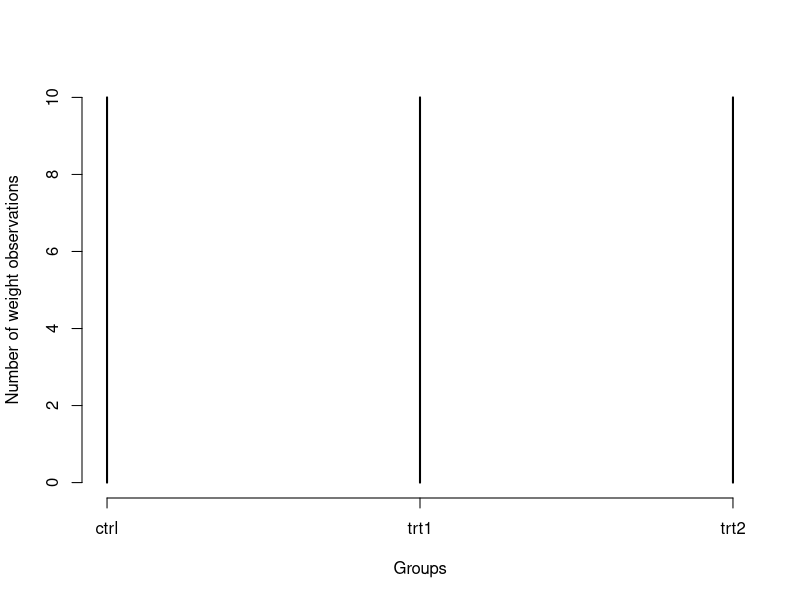
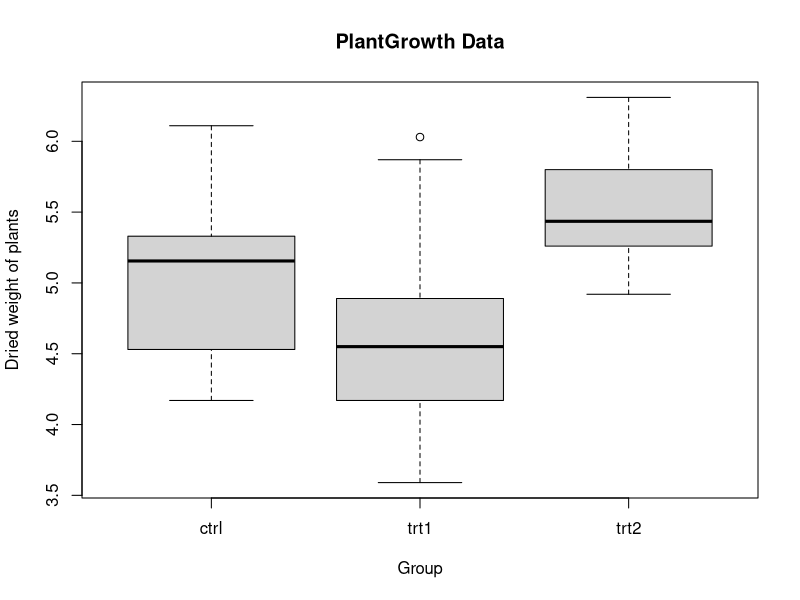
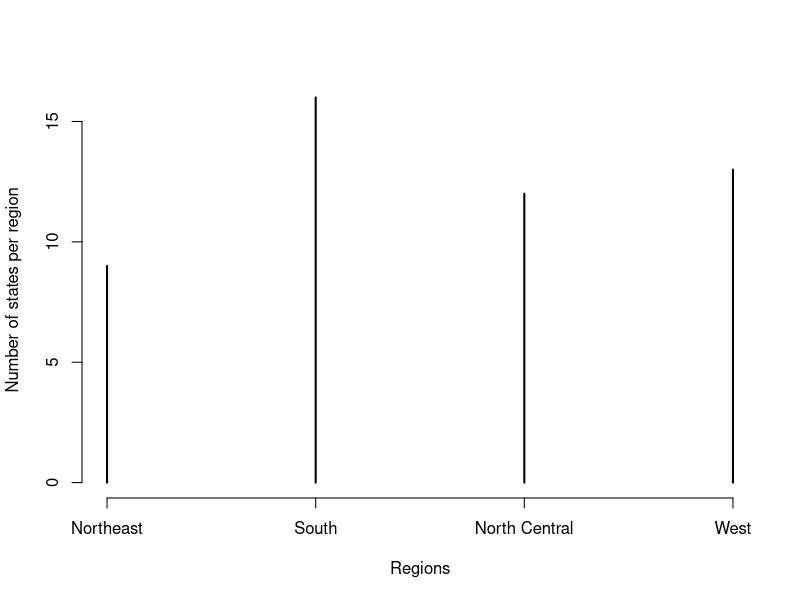

The R script that drew these images, in order:
# cs201_asn_2.R
# Aaila Arif, s1324028
# CS-201
# Spring 2023	

#Problem 1
# Part 1: In the built-in R data frame called PlantGrowth, how many rows
#(observations) and columns (variables) are there?

dim(PlantGrowth)
#There are 30 rows(observations) and 2 columns(variables) in PlantGrowth

# Part 2:
#What data types are the variables?
str(PlantGrowth)
#weight is numeric and group is Factor
print(PlantGrowth)
# Part 3: What are the median, maximum and minimum weights 
#for each of the three groups (ctrl, trt1, trt2)?
ctrl <- PlantGrowth[PlantGrowth$group == "ctrl",]
median(ctrl$weight) # median weight for ctrl is 5.155
max(ctrl$weight) # max weight for ctrl is 6.11
min(ctrl$weight) # min weight for ctrl is 4.17

trt1 <- PlantGrowth[PlantGrowth$group == "trt1",]
median(trt1$weight) # median weight for trt1 is 4.55
max(trt1$weight) # max weight for trt1 is 6.03
min(trt1$weight) # min weight for trt1 is 3.59

trt2 <- PlantGrowth[PlantGrowth$group == "trt2",]
median(trt2$weight) # median weight for trt2 is 5.435
max(trt2$weight) # max weight for trt2 is 6.31
min(trt2$weight) # min weight for trt2 is 4.92

# Part 4: Generate a plot that shows the number of weight observations
#for each group.

plot(table(PlantGrowth$group) ,xlab= "Groups", ylab= "Number of weight observations")

# Part 5: Generate a boxplot of group vs. weight. The boxplot title must be 
#"PlantGrowth Data". The horizontal axis label must be "Group". The vertical 
#axis label must be "Dried weight of plants".
plot(PlantGrowth$group,PlantGrowth$weight, main = "PlantGrowth Data", xlab = "Group", ylab= "Dried weight of plants")

#Problem 2
# Part 1:R has a group of built-in datasets for US state data. Run ?state 
#in the R console to see which datasets exist.

?state

# Part 2:Use the built-in state.abb, state.area, and state.regions vectors to 
#create a data frame called st_area_region, which will contain the 50 
#state abbreviations and their associated areas (square miles) and regions.
st_area_region <- data.frame('ST' = state.abb, 'Area' = state.area, 'Region' = state.region)
st_area_region
# Part 3: What is the sum of the 50 state areas in square miles? Use the data
#in the st_area_region data frame, not in state.area.
sum(st_area_region[['Area']]) #The sum is 3618399 square miles

# Part 4: Which state has the largest area? the smallest area? 
#Use the data in the st_area_region data frame, not in state.area.
sorted_state_area <- st_area_region[order(state.area,decreasing=TRUE),]
sorted_state_area[1,1] #AK (Alaska) has the largest area
sorted_state_area[50,1] #RI (Rhode Island) has the smallest area

# Part 5: Generate a plot that shows the number of states in each of the four
#regions. The y axis should be labeled "Number of states per region".
plot(table(st_area_region$Region), xlab= "Regions", ylab="Number of states per region") 

# Part 6: What are the total areas of each of the four regions?
south <- st_area_region[st_area_region$Region=='South',]
print(sum(south$Area)) #area of South is 899556

west <- st_area_region[st_area_region$Region=='West',]
print(sum(west$Area)) #area of West is 1783960

northeast <- st_area_region[st_area_region$Region=='Northeast',]
print(sum(northeast$Area)) #area of Northeast is 169353

northCentral <- st_area_region[st_area_region$Region=='North Central',]
print(sum(northCentral$Area)) #area of North Central is 765530

#Problem 3
#Write and test the function rand_bw() that returns one random 
#integer in a specified range of integers. The function would be 
#called as follows:
rand_bw <- function(low, high) {
  chosenNum <- sample(low:high, 1)
  return(chosenNum)
}
rand_bw(1, 6)				# return an integer between 1 and 6
rand_bw(0, 1)				# return an integer between 0 and 1
rand_bw(19, 0)			# return an integer between 19 and 0
rand_bw(low = 1, high = 20)	# return an integer between 1 and 20
rand_bw(hi = 1, lo = 20)		# return an integer between 1 and 20
# All of the above are valid ways to call rand_bw.

#Problem 4:
#Write and test the function pypr() that accepts a vector as input and 
#returns a string that represents the vector in square-bracketed form
#(like Python). The function would be used as follows:

pypr <- function(vector1) {
  theString <- paste(vector1,collapse=',')
  theString <- paste('[', theString,sep='')
  theString <- paste(theString, ']',sep='')
  return(theString)
}

mystrvec <- c('a', 'b', 'c', 'd')
mystrvec
#[1] "a" "b" "c" "d"


# call the pypr function
pypr(mystrvec)


# output
#[1] "[a,b,c,d]"




myintvec <- c(4, 3, 2, 1)
myintvec
#[1] 4 3 2 1


# call the pypr function
pypr(myintvec)


# output
#[1] "[4,3,2,1]"

  

